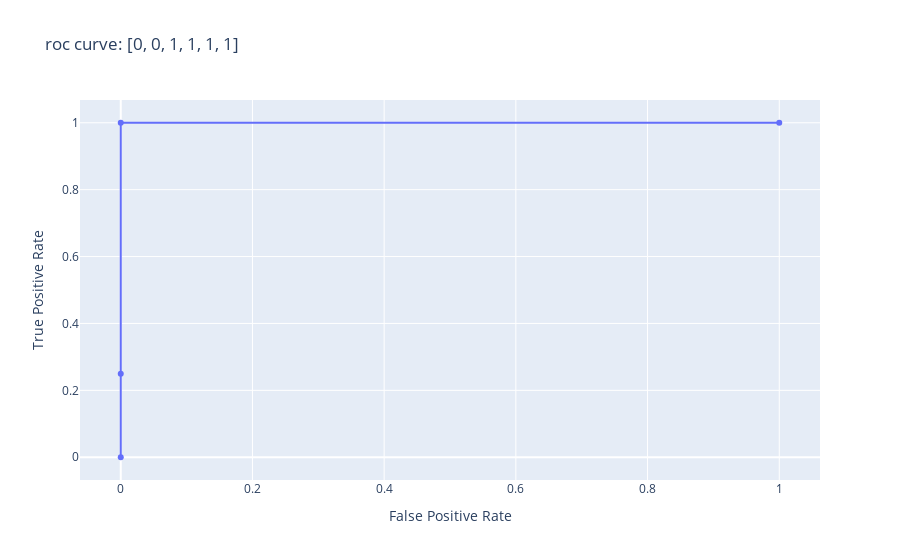

The cell this chart's notebook holds for it:
### Markdown cell above
This area under the curve is 100 percent.  We start in the top right, with a threshold of .0, where we predict all as positive.  Then we are able to increase our threshold, and here, in doing so we maintain our high true positive rate while fully reducing our false positive rate.  Then because, we keep raising our threshold, we eventually reduce our true positive rate as well.

### Code cell
scatter_1 = go.Scatter(x = fpr, y = tpr,
                       name = 'perfect classifier')

go.Figure(scatter_1, layout = {'title': 'roc curve: [0, 0, 1, 1, 1, 1]', 
                             'xaxis': {'title': 'False Positive Rate'},
                             'yaxis': {'title': 'True Positive Rate'}
                            })

### Figure 1 — Plotly figure (JSON) as saved in the notebook; plotly's stock layout.template omitted (floating-point values rounded to 4 significant figures)
{"data": [{"name": "perfect classifier", "type": "scatter", "x": [0, 0, 0, 1], "y": [0, 0.25, 1, 1]}], "layout": {"autosize": true, "title": {"text": "roc curve: [0, 0, 1, 1, 1, 1]"}, "xaxis": {"autorange": true, "range": [-0.06132, 1.061], "title": {"text": "False Positive Rate"}, "type": "linear"}, "yaxis": {"autorange": true, "range": [-0.07325, 1.073], "title": {"text": "True Positive Rate"}, "type": "linear"}}}
